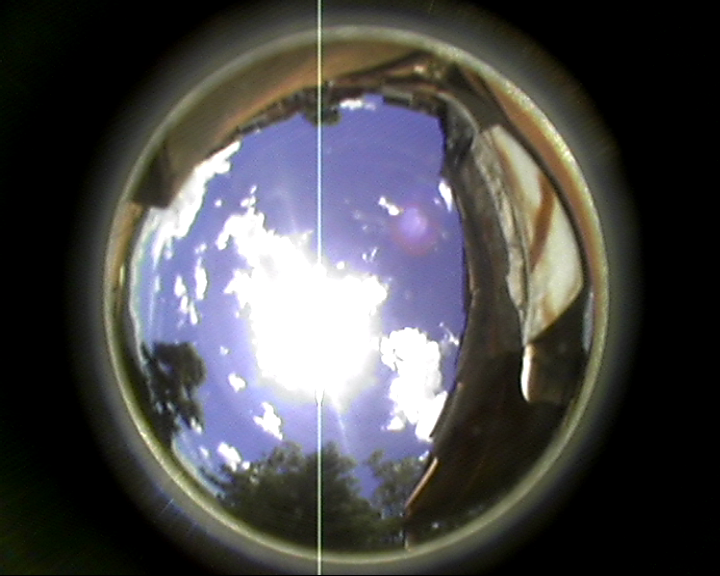
#> input picture CamaraCielo/allSky/2018-07-12-00061.png, 720 x 576 px, found by its file name
$ python pImagenes.py
#> lines starting #> are read from the running program, lines starting #| are printed output that depends on the picture; after the words box and inside, x2 and y2 are one past the last pixel; in counts of white or black regions, pixels touching at a corner belong together


# C:/Users/Piaktipik/Google Drive/Maestria UDEA/Proyecto Tesis/Proyecto-Automatizacion-Telescopio/Maestria-Julian/Desarollo/CamaraCielo
#!/bin/python

###### Librerias
# libreria cargue de imagen
from PIL import Image
import numpy as np

ruta = "/home/pi/Desktop/fotosCieloAllSky"

image = Image.open( ruta +'/2018/07/12/3/2018-07-12-00061.png')
#> image is the input picture: PIL image 720x576 RGB; mean R, G, B 74.8, 74, 75.3
image.show()

# extraemos solo el centro de la imagen
width, height = image.size   # Get dimensions 720X576
#> width = 720; height = 576
#print (str(width) +" "+ str(height))
left = 106
top = 28
right = width-114
#> right = 606
bottom = height-18
#> bottom = 558

cImage = image.crop((left, top, right, bottom))
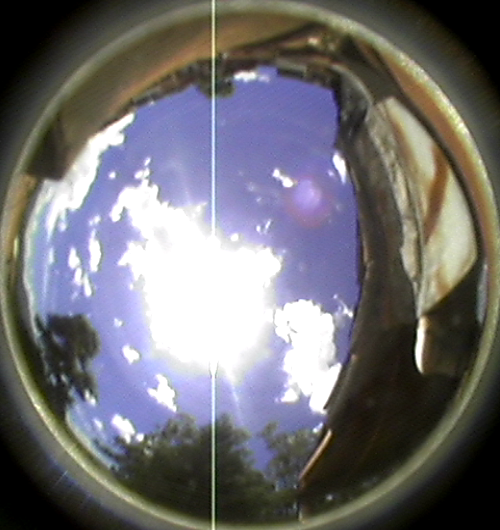
#> cImage: PIL image 500x530 RGB; mean R, G, B 111.6, 110, 113.5
widthc, heightc = cImage.size
#> widthc = 500; heightc = 530

#print (str(widthc) +" "+ str(heightc))  # nuevo tamano 530x500
#cImage.show()

# generamos mascara de importancia (quitamos el fondo)

# creamos 3 imagenes con colores separados
pImage = np.array(cImage)
#print(pImage.shape)
cielo = np.zeros((530,500), 'uint8')
cieloA = np.zeros((530,500), 'uint8')
pRImage  = pImage[...,0]
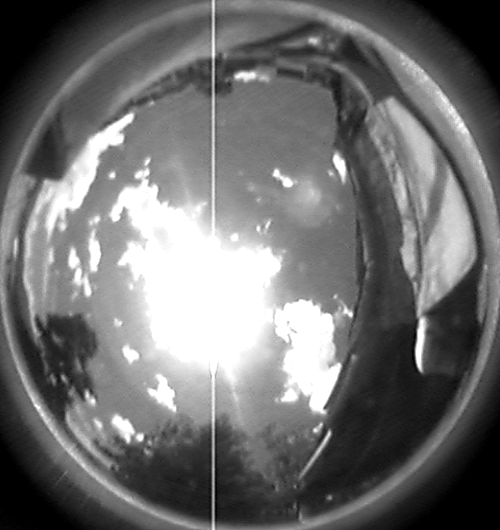
#> pRImage: shape (530, 500); min 0, max 255, mean 111.6
pGImage  = pImage[...,1]
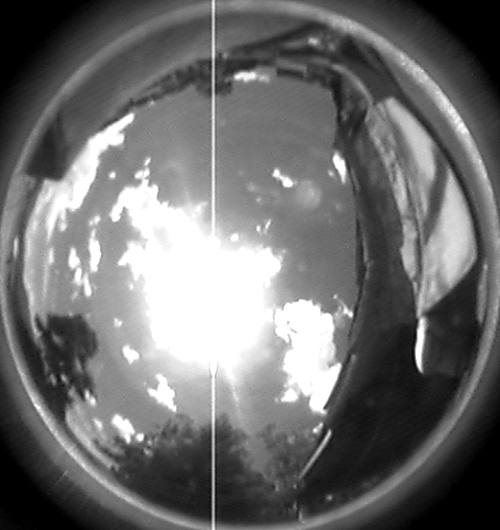
#> pGImage: shape (530, 500); min 0, max 255, mean 110
pBImage  = pImage[...,2]
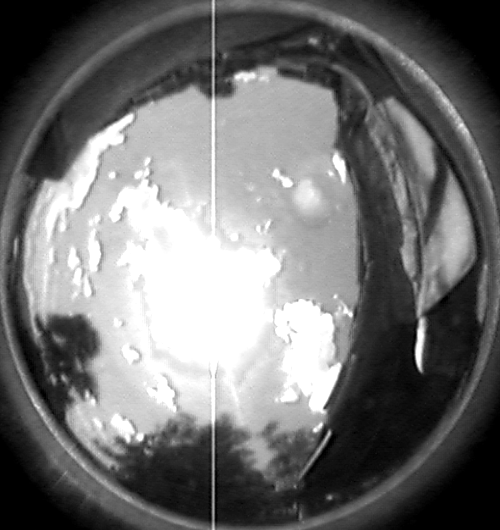
#> pBImage: shape (530, 500); min 0, max 255, mean 113.5

# [4 lines of commented-out code are left out]
imgR = Image.fromarray(pRImage)
imgR.save(ruta +'/2018/07/12/3/2018-07-12-00061-cr.png')
imgG = Image.fromarray(pGImage)
imgG.save(ruta +'/2018/07/12/3/2018-07-12-00061-cg.png')
imgB = Image.fromarray(pBImage)
imgB.save(ruta +'/2018/07/12/3/2018-07-12-00061-c.png')

# deteccion de cielo (realizamos comparacion de colores de la imagen)
print("Comparando colores...")
for i in range(0,heightc):
    for j in range(0,widthc):
        #print("i: " + str(i) + " j: " + str(j))
        if (pBImage[i,j] > ((pRImage[i,j]+pGImage[i,j])/2)):
            cielo[i,j] = 255
        else:
            cielo[i,j] = 0

        if ( pBImage[i,j] > pRImage[i,j] and pBImage[i,j] > pGImage[i,j] ):
            cieloA[i,j] = 255
        else:
            cieloA[i,j] = 0
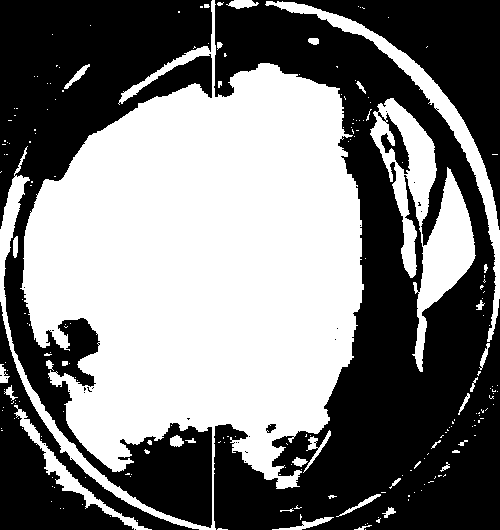
#> cielo: shape (530, 500); 47.9% white; 212 white regions (177 under 20 px), largest, box (x1, y1, x2, y2) and area: (0, 0, 364, 530) 108097, (370, 98, 476, 372) 9557, (265, 1, 500, 342) 4829
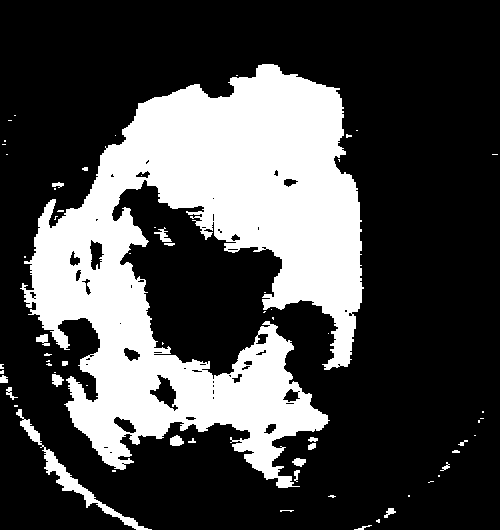
#> cieloA: shape (530, 500); 28.5% white; 65 white regions (43 under 20 px), largest, box (x1, y1, x2, y2) and area: (20, 64, 364, 488) 72772, (16, 409, 152, 530) 1442, (170, 435, 184, 446) 114

    # fin recorrido j
# fin recorrido i

#cImage.save( ruta +'/2018/07/12/3/2018-07-12-00061-c.png')

print("Eliminando saturacion sol...")
# buscamos lineas verticales y las removemos
for j in range(0,widthc):
    linea = 0;
    for i in range(0,heightc):
        # sumamos cada linea si esta en su mayoria en blanco la removemos
        linea = linea + cielo[i,j]
    if (linea/255) > (heightc -50):
        # linea de daturaccion detectada (contamos el numero de lineas y su posicion y ancho)
        for i in range(0,heightc):
            cielo[i,j] = 0
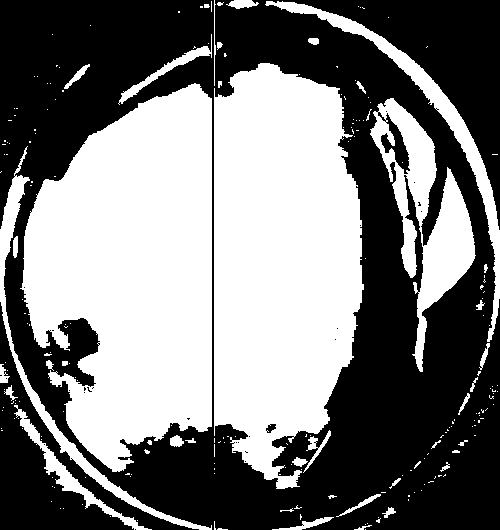
#> cielo: shape (530, 500); 47.5% white; 223 white regions (184 under 20 px), largest, box (x1, y1, x2, y2) and area: (20, 83, 212, 472) 52811, (214, 63, 364, 489) 49596, (370, 98, 476, 372) 9557


ciel = Image.fromarray(cielo)
ciel.save(ruta +'/2018/07/12/3/2018-07-12-00061-cieloL.png')

# analisis islas
#> (the run stopped early here; a loop or call above may not have finished)

$ run again, with CamaraCielo/allSky/2018-08-15-00061.png copied over CamaraCielo/allSky/2018-07-12-00061.png
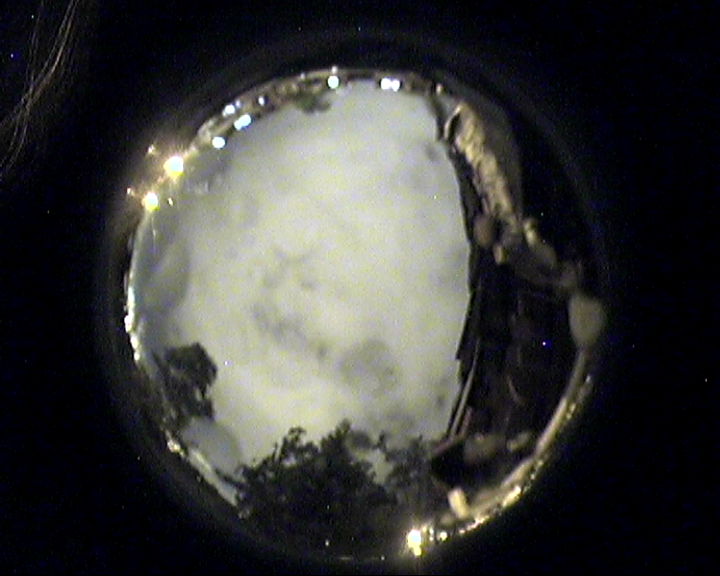
#> input picture CamaraCielo/allSky/2018-08-15-00061.png, 720 x 576 px, found by its file name
#> image is the input picture: PIL image 720x576 RGB; mean R, G, B 57, 57.4, 56
#> after the loop `for i in range(0,heightc):`:
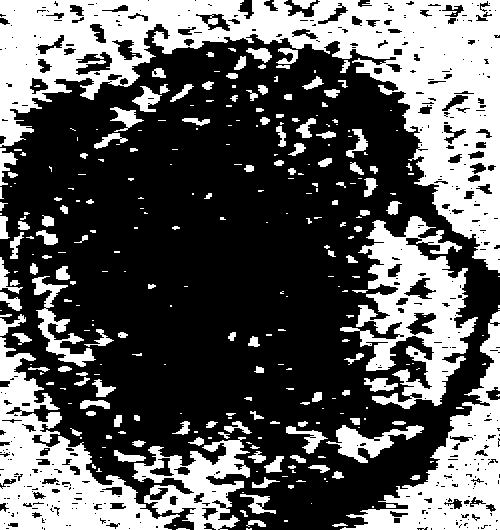
#> cieloA: shape (530, 500); 36.5% white; 304 white regions (164 under 20 px), largest, box (x1, y1, x2, y2) and area: (0, 0, 500, 273) 41952, (0, 337, 180, 530) 12682, (340, 216, 478, 409) 11314
#> after the loop `for j in range(0,widthc):`:
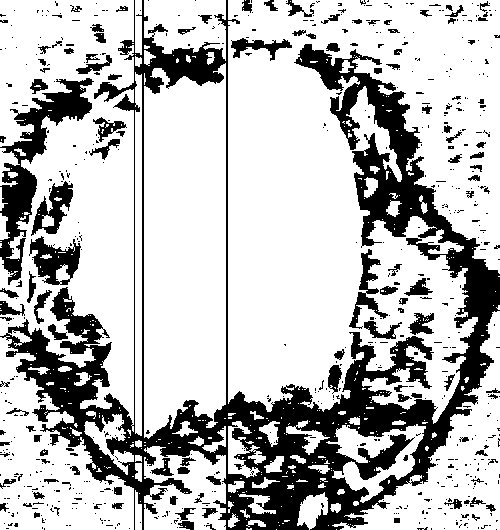
#> cielo: shape (530, 500); 73.6% white; 645 black regions (525 under 20 px), largest, box (x1, y1, x2, y2) and area: (0, 0, 500, 530) 51685, (0, 78, 94, 285) 4984, (29, 236, 81, 285) 1329

$ run again, with CamaraCielo/allSky/2018-08-15-00061-c.png copied over CamaraCielo/allSky/2018-07-12-00061.png
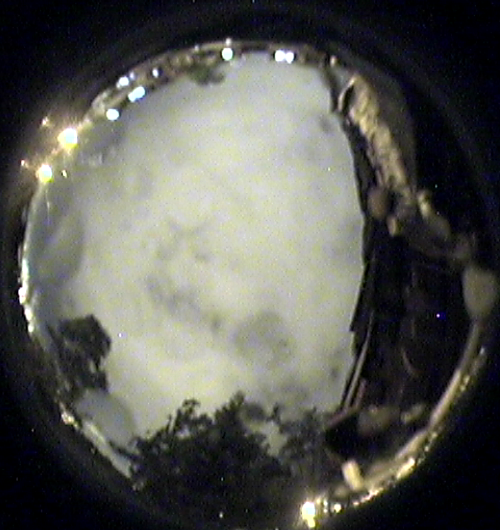
#> input picture CamaraCielo/allSky/2018-08-15-00061-c.png, 500 x 530 px, found by its file name
#> image is the input picture: PIL image 500x530 RGB; mean R, G, B 87.7, 88.2, 82.7
#> after the loop `for i in range(0,heightc):`:
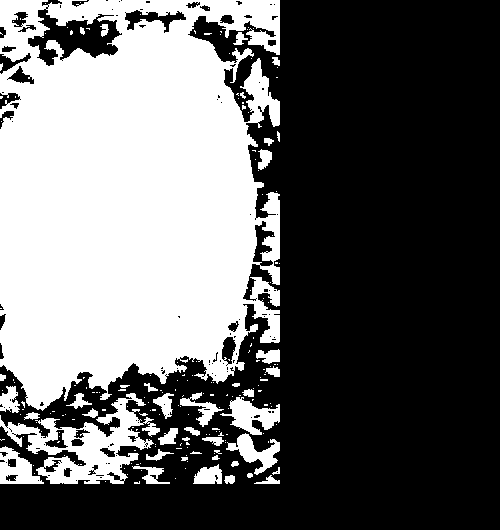
#> cielo: shape (530, 500); 39.8% white; 201 white regions (160 under 20 px), largest, box (x1, y1, x2, y2) and area: (0, 0, 280, 411) 92529, (0, 393, 160, 484) 5489, (220, 397, 280, 435) 1113
#> after the loop `for j in range(0,widthc):`:
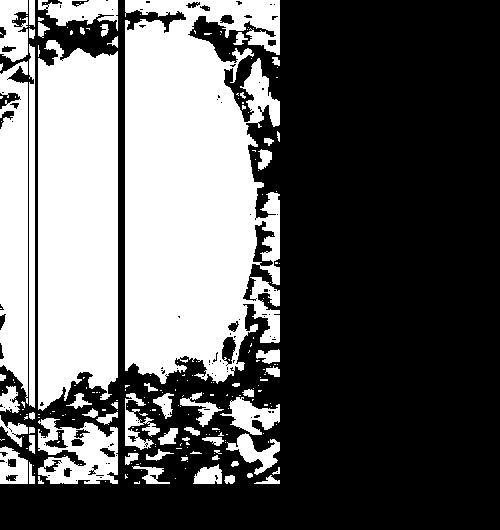
#> cielo: shape (530, 500); 38% white; 229 white regions (171 under 20 px), largest, box (x1, y1, x2, y2) and area: (125, 0, 280, 384) 47956, (38, 40, 118, 411) 26932, (0, 61, 28, 404) 8133
